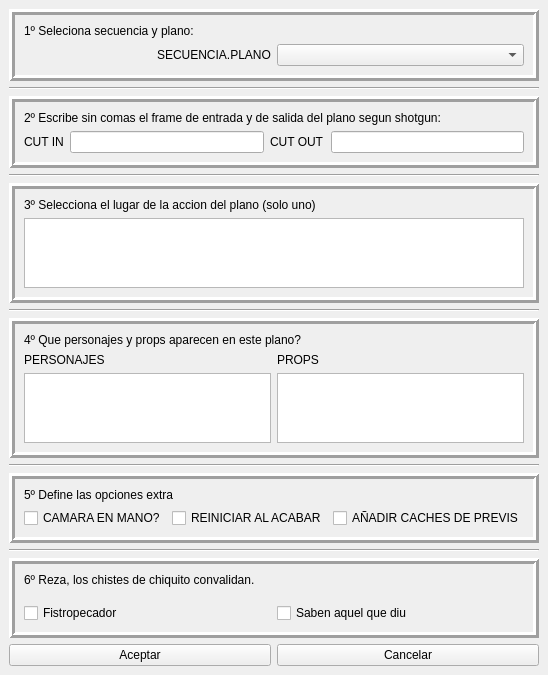
<?xml version="1.0" encoding="UTF-8"?>
<ui version="4.0">
 <class>DockWidget</class>
 <widget class="QDockWidget" name="DockWidget">
  <property name="geometry">
   <rect>
    <x>0</x>
    <y>0</y>
    <width>470</width>
    <height>675</height>
   </rect>
  </property>
  <property name="windowTitle">
   <string>DockWidget</string>
  </property>
  <widget class="QWidget" name="dockWidgetContents">
   <layout class="QVBoxLayout" name="verticalLayout_2">
    <item>
     <widget class="QFrame" name="frame_4">
      <property name="frameShape">
       <enum>QFrame::Box</enum>
      </property>
      <property name="frameShadow">
       <enum>QFrame::Raised</enum>
      </property>
      <property name="lineWidth">
       <number>3</number>
      </property>
      <layout class="QVBoxLayout" name="verticalLayout_9">
       <item>
        <widget class="QLabel" name="label_6">
         <property name="text">
          <string>1º Seleciona secuencia y plano:</string>
         </property>
        </widget>
       </item>
       <item>
        <layout class="QHBoxLayout" name="horizontalLayout_2">
         <item alignment="Qt::AlignRight">
          <widget class="QLabel" name="label">
           <property name="text">
            <string>SECUENCIA.PLANO</string>
           </property>
           <property name="margin">
            <number>8</number>
           </property>
          </widget>
         </item>
         <item>
          <widget class="QComboBox" name="sequenceButton"/>
         </item>
        </layout>
       </item>
      </layout>
     </widget>
    </item>
    <item>
     <widget class="Line" name="line_5">
      <property name="frameShadow">
       <enum>QFrame::Sunken</enum>
      </property>
      <property name="lineWidth">
       <number>1</number>
      </property>
      <property name="orientation">
       <enum>Qt::Horizontal</enum>
      </property>
     </widget>
    </item>
    <item>
     <widget class="QFrame" name="frame_3">
      <property name="frameShape">
       <enum>QFrame::Box</enum>
      </property>
      <property name="frameShadow">
       <enum>QFrame::Raised</enum>
      </property>
      <property name="lineWidth">
       <number>3</number>
      </property>
      <layout class="QVBoxLayout" name="verticalLayout_8">
       <item>
        <widget class="QLabel" name="label_7">
         <property name="text">
          <string>2º Escribe sin comas el frame de entrada y de salida del plano segun shotgun:</string>
         </property>
        </widget>
       </item>
       <item>
        <layout class="QHBoxLayout" name="horizontalLayout_5">
         <property name="topMargin">
          <number>0</number>
         </property>
         <property name="rightMargin">
          <number>0</number>
         </property>
         <item>
          <widget class="QLabel" name="label_3">
           <property name="text">
            <string>CUT IN</string>
           </property>
           <property name="margin">
            <number>0</number>
           </property>
          </widget>
         </item>
         <item>
          <widget class="QLineEdit" name="cutInButton"/>
         </item>
         <item>
          <widget class="QLabel" name="label_4">
           <property name="text">
            <string>CUT OUT</string>
           </property>
           <property name="margin">
            <number>0</number>
           </property>
          </widget>
         </item>
         <item>
          <widget class="QLineEdit" name="cutOutButton"/>
         </item>
        </layout>
       </item>
      </layout>
     </widget>
    </item>
    <item>
     <widget class="Line" name="line_4">
      <property name="lineWidth">
       <number>1</number>
      </property>
      <property name="orientation">
       <enum>Qt::Horizontal</enum>
      </property>
     </widget>
    </item>
    <item>
     <widget class="QFrame" name="frame_2">
      <property name="frameShape">
       <enum>QFrame::Box</enum>
      </property>
      <property name="frameShadow">
       <enum>QFrame::Raised</enum>
      </property>
      <property name="lineWidth">
       <number>3</number>
      </property>
      <layout class="QVBoxLayout" name="verticalLayout_7">
       <item>
        <widget class="QLabel" name="label_5">
         <property name="text">
          <string>3º Selecciona el lugar de la accion del plano (solo uno)</string>
         </property>
        </widget>
       </item>
       <item>
        <widget class="QTextEdit" name="escenarioButton">
         <property name="lineWrapMode">
          <enum>QTextEdit::WidgetWidth</enum>
         </property>
        </widget>
       </item>
      </layout>
     </widget>
    </item>
    <item>
     <widget class="Line" name="line_2">
      <property name="lineWidth">
       <number>1</number>
      </property>
      <property name="orientation">
       <enum>Qt::Horizontal</enum>
      </property>
     </widget>
    </item>
    <item>
     <widget class="QFrame" name="frame">
      <property name="frameShape">
       <enum>QFrame::Box</enum>
      </property>
      <property name="frameShadow">
       <enum>QFrame::Raised</enum>
      </property>
      <property name="lineWidth">
       <number>3</number>
      </property>
      <layout class="QVBoxLayout" name="verticalLayout_6">
       <item>
        <widget class="QLabel" name="label_8">
         <property name="text">
          <string>4º Que personajes y props aparecen en este plano?</string>
         </property>
        </widget>
       </item>
       <item>
        <layout class="QHBoxLayout" name="horizontalLayout">
         <property name="topMargin">
          <number>0</number>
         </property>
         <item>
          <layout class="QVBoxLayout" name="verticalLayout_3">
           <property name="topMargin">
            <number>0</number>
           </property>
           <item>
            <widget class="QLabel" name="label_2">
             <property name="text">
              <string>PERSONAJES</string>
             </property>
            </widget>
           </item>
           <item>
            <widget class="QTextEdit" name="charsButton"/>
           </item>
          </layout>
         </item>
         <item>
          <layout class="QVBoxLayout" name="props3">
           <item>
            <widget class="QLabel" name="label_11">
             <property name="text">
              <string>PROPS</string>
             </property>
            </widget>
           </item>
           <item>
            <widget class="QTextEdit" name="propsButton"/>
           </item>
          </layout>
         </item>
        </layout>
       </item>
      </layout>
     </widget>
    </item>
    <item>
     <widget class="Line" name="line">
      <property name="orientation">
       <enum>Qt::Horizontal</enum>
      </property>
     </widget>
    </item>
    <item>
     <widget class="QFrame" name="frame_5">
      <property name="frameShape">
       <enum>QFrame::Box</enum>
      </property>
      <property name="frameShadow">
       <enum>QFrame::Raised</enum>
      </property>
      <property name="lineWidth">
       <number>3</number>
      </property>
      <layout class="QVBoxLayout" name="verticalLayout_10">
       <item>
        <widget class="QLabel" name="label_9">
         <property name="text">
          <string>5º Define las opciones extra</string>
         </property>
        </widget>
       </item>
       <item>
        <layout class="QHBoxLayout" name="extraOptions">
         <property name="topMargin">
          <number>0</number>
         </property>
         <item>
          <widget class="QCheckBox" name="handicamButton">
           <property name="text">
            <string>CAMARA EN MANO?</string>
           </property>
          </widget>
         </item>
         <item>
          <widget class="QCheckBox" name="rebootButton">
           <property name="text">
            <string>REINICIAR AL ACABAR</string>
           </property>
          </widget>
         </item>
         <item>
          <widget class="QCheckBox" name="previsButton">
           <property name="text">
            <string>AÑADIR CACHES DE PREVIS</string>
           </property>
          </widget>
         </item>
        </layout>
       </item>
      </layout>
     </widget>
    </item>
    <item>
     <widget class="Line" name="line_3">
      <property name="orientation">
       <enum>Qt::Horizontal</enum>
      </property>
     </widget>
    </item>
    <item>
     <widget class="QFrame" name="frame_6">
      <property name="frameShape">
       <enum>QFrame::Box</enum>
      </property>
      <property name="frameShadow">
       <enum>QFrame::Raised</enum>
      </property>
      <property name="lineWidth">
       <number>3</number>
      </property>
      <layout class="QVBoxLayout" name="verticalLayout_11">
       <item>
        <widget class="QLabel" name="label_10">
         <property name="text">
          <string>6º Reza, los chistes de chiquito convalidan.</string>
         </property>
        </widget>
       </item>
       <item>
        <layout class="QHBoxLayout" name="horizontalLayout_7">
         <property name="topMargin">
          <number>10</number>
         </property>
         <item>
          <widget class="QCheckBox" name="chiquitoButton">
           <property name="text">
            <string>Fistropecador</string>
           </property>
          </widget>
         </item>
         <item>
          <widget class="QCheckBox" name="eugenioButton">
           <property name="text">
            <string>Saben aquel que diu</string>
           </property>
          </widget>
         </item>
        </layout>
       </item>
      </layout>
     </widget>
    </item>
    <item>
     <spacer name="verticalSpacer">
      <property name="orientation">
       <enum>Qt::Vertical</enum>
      </property>
      <property name="sizeHint" stdset="0">
       <size>
        <width>20</width>
        <height>40</height>
       </size>
      </property>
     </spacer>
    </item>
    <item>
     <layout class="QHBoxLayout" name="horizontalLayout_4">
      <item>
       <widget class="QPushButton" name="aceptarButton">
        <property name="text">
         <string>Aceptar</string>
        </property>
       </widget>
      </item>
      <item>
       <widget class="QPushButton" name="cancelButton">
        <property name="text">
         <string>Cancelar</string>
        </property>
       </widget>
      </item>
     </layout>
    </item>
   </layout>
  </widget>
 </widget>
 <resources/>
 <connections/>
</ui>
